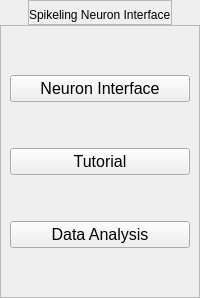
            <widget class="QWidget" name="Spikeling_SubMenu_page">
             <layout class="QVBoxLayout" name="verticalLayout_8">
              <property name="spacing">
               <number>0</number>
              </property>
              <property name="leftMargin">
               <number>0</number>
              </property>
              <property name="topMargin">
               <number>0</number>
              </property>
              <property name="rightMargin">
               <number>0</number>
              </property>
              <property name="bottomMargin">
               <number>0</number>
              </property>
              <item alignment="Qt::AlignHCenter|Qt::AlignTop">
               <widget class="QFrame" name="Spikeling_SubMenu_label_frame">
                <property name="sizePolicy">
                 <sizepolicy hsizetype="Preferred" vsizetype="Fixed">
                  <horstretch>0</horstretch>
                  <verstretch>0</verstretch>
                 </sizepolicy>
                </property>
                <property name="minimumSize">
                 <size>
                  <width>0</width>
                  <height>25</height>
                 </size>
                </property>
                <property name="maximumSize">
                 <size>
                  <width>16777215</width>
                  <height>25</height>
                 </size>
                </property>
                <property name="frameShape">
                 <enum>QFrame::StyledPanel</enum>
                </property>
                <property name="frameShadow">
                 <enum>QFrame::Raised</enum>
                </property>
                <layout class="QVBoxLayout" name="verticalLayout_18">
                 <property name="spacing">
                  <number>0</number>
                 </property>
                 <property name="leftMargin">
                  <number>0</number>
                 </property>
                 <property name="topMargin">
                  <number>5</number>
                 </property>
                 <property name="rightMargin">
                  <number>0</number>
                 </property>
                 <property name="bottomMargin">
                  <number>0</number>
                 </property>
                 <item>
                  <widget class="QLabel" name="Spikeling_SubMenu_label">
                   <property name="text">
                    <string>Spikeling Neuron Interface</string>
                   </property>
                  </widget>
                 </item>
                </layout>
               </widget>
              </item>
              <item>
               <widget class="QFrame" name="Spikeling_SubMenu_button_frame">
                <property name="frameShape">
                 <enum>QFrame::StyledPanel</enum>
                </property>
                <property name="frameShadow">
                 <enum>QFrame::Raised</enum>
                </property>
                <layout class="QVBoxLayout" name="verticalLayout_19">
                 <property name="spacing">
                  <number>6</number>
                 </property>
                 <property name="leftMargin">
                  <number>9</number>
                 </property>
                 <property name="topMargin">
                  <number>9</number>
                 </property>
                 <property name="rightMargin">
                  <number>9</number>
                 </property>
                 <property name="bottomMargin">
                  <number>9</number>
                 </property>
                 <item>
                  <spacer name="verticalSpacer_5">
                   <property name="orientation">
                    <enum>Qt::Vertical</enum>
                   </property>
                   <property name="sizeHint" stdset="0">
                    <size>
                     <width>20</width>
                     <height>40</height>
                    </size>
                   </property>
                  </spacer>
                 </item>
                 <item>
                  <widget class="QPushButton" name="Neuron_pushButton">
                   <property name="font">
                    <font>
                     <pointsize>12</pointsize>
                    </font>
                   </property>
                   <property name="text">
                    <string>Neuron Interface</string>
                   </property>
                   <property name="icon">
                    <iconset resource="resources.qrc">
                     <normaloff>:/resources/resources/Neuron.png</normaloff>:/resources/resources/Neuron.png</iconset>
                   </property>
                   <property name="iconSize">
                    <size>
                     <width>30</width>
                     <height>30</height>
                    </size>
                   </property>
                  </widget>
                 </item>
                 <item>
                  <spacer name="verticalSpacer_6">
                   <property name="orientation">
                    <enum>Qt::Vertical</enum>
                   </property>
                   <property name="sizeHint" stdset="0">
                    <size>
                     <width>20</width>
                     <height>40</height>
                    </size>
                   </property>
                  </spacer>
                 </item>
                 <item>
                  <widget class="QPushButton" name="NeuronTutorial_pushButton">
                   <property name="font">
                    <font>
                     <pointsize>12</pointsize>
                    </font>
                   </property>
                   <property name="text">
                    <string>Tutorial</string>
                   </property>
                   <property name="icon">
                    <iconset resource="resources.qrc">
                     <normaloff>:/resources/resources/Tutorial.png</normaloff>:/resources/resources/Tutorial.png</iconset>
                   </property>
                   <property name="iconSize">
                    <size>
                     <width>30</width>
                     <height>30</height>
                    </size>
                   </property>
                  </widget>
                 </item>
                 <item>
                  <spacer name="verticalSpacer_7">
                   <property name="orientation">
                    <enum>Qt::Vertical</enum>
                   </property>
                   <property name="sizeHint" stdset="0">
                    <size>
                     <width>20</width>
                     <height>40</height>
                    </size>
                   </property>
                  </spacer>
                 </item>
                 <item>
                  <widget class="QPushButton" name="NeuronDataAnalysis_pushButton">
                   <property name="font">
                    <font>
                     <pointsize>12</pointsize>
                    </font>
                   </property>
                   <property name="text">
                    <string>Data Analysis</string>
                   </property>
                   <property name="icon">
                    <iconset resource="resources.qrc">
                     <normaloff>:/resources/resources/DataAnalysis.png</normaloff>:/resources/resources/DataAnalysis.png</iconset>
                   </property>
                   <property name="iconSize">
                    <size>
                     <width>30</width>
                     <height>30</height>
                    </size>
                   </property>
                  </widget>
                 </item>
                 <item>
                  <spacer name="verticalSpacer_4">
                   <property name="orientation">
                    <enum>Qt::Vertical</enum>
                   </property>
                   <property name="sizeHint" stdset="0">
                    <size>
                     <width>20</width>
                     <height>40</height>
                    </size>
                   </property>
                  </spacer>
                 </item>
                </layout>
               </widget>
              </item>
             </layout>
            </widget>
